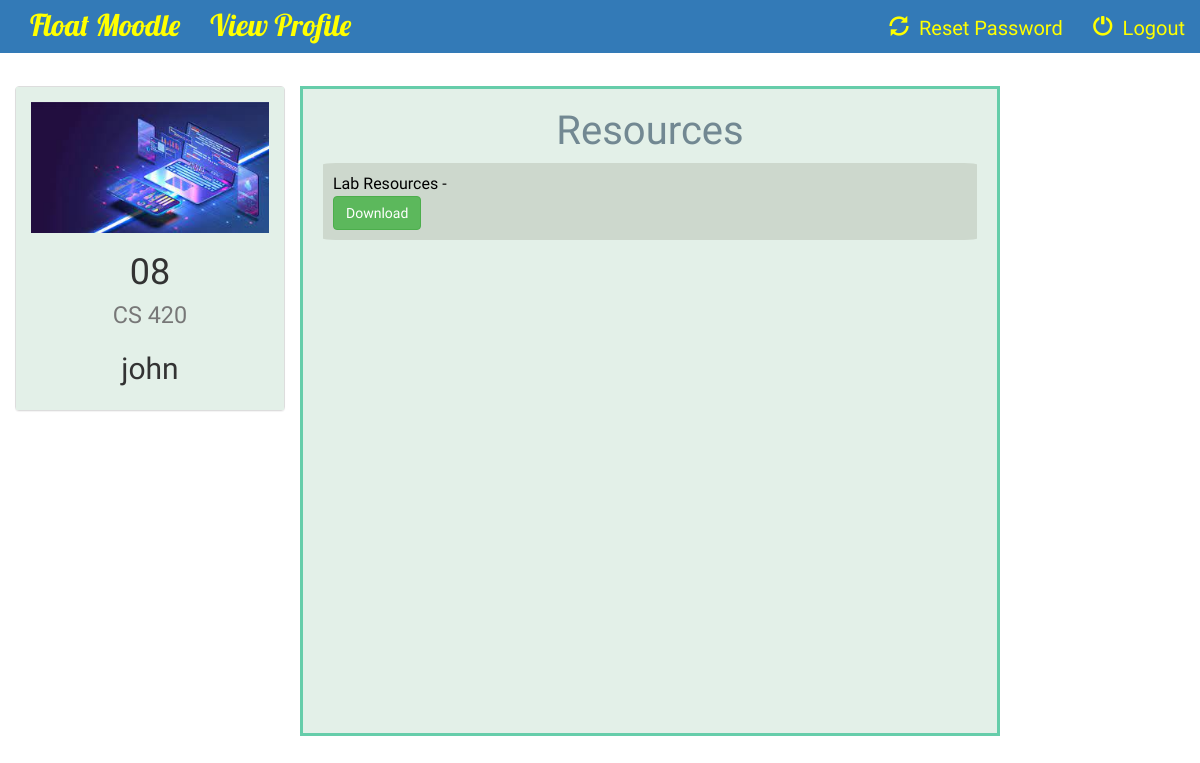
The app's page /course/8/view_resources/ (signed in) with its own data.
### instructor/models.py (models this page shows, shortened)
class Course(models.Model):
    name = models.CharField(max_length=100)
    code = models.CharField(max_length=100)
    instructor = models.ForeignKey(Instructor, on_delete=models.CASCADE)
    course_logo = models.FileField(default=1)

class Instructor(models.Model):
    user = models.ForeignKey(User,on_delete=models.CASCADE, default=1)
    name = models.CharField(max_length=100)
    information = models.CharField(max_length=1000,default=1)
    def __str__(self):
        return self.name

### course/models.py (models this page shows)
class Resources(models.Model):
    file_resource = models.FileField(default='')
    title = models.CharField(max_length=100)
    course = models.ForeignKey(Course, default=1, on_delete=models.CASCADE)

### course/views.py (the view)
# urls.py: url(r'^(?P<course_id>[0-9]+)/view_resources/$', views.view_resources, name='view_resources'),
@login_required
def view_resources(request, course_id):
    course = Course.objects.get(id=course_id)
    resources = Resources.objects.filter(course=course)
    context = {
        'course' : course,
        'resources' : resources,
    }
    return render(request,'course/view_resources.html',context)

### course/templates/course/view_resources.html (shortened to what this page needs)
{% extends 'course/basic_page.html' %}
{% block body %}
<br>
<div class="container-fluid songs-container">
    <div class="row">
    <div class="col-sm-6 col-md-3">
            <div class="panel panel-default">
                <div class="panel-body" style="background-color: #e3f0e8;border: 0px solid #66cdaa;">
                    <a href="{% url 'course:detail' course.id %}">
                        {% if course.course_logo %}
                            <img src="{{ course.course_logo.url }}" class="img-responsive">
                        {% else %}
                            <h3>No image to display</h3>
                        {% endif %}
                    </a>
                    <h1 align="center">{{ course.code }}<br> <small>{{ course.name }}</small></h1>
                    <h2 align="center">{{ course.instructor }}</h2>
                </div>
            </div>
        </div>
        <div class="col-sm-7" style="position:fixed-righ; overflow-y: scroll; height:650px;border: 3px solid #66cdaa;background-color:#e3f0e8;color:black;font-family: 'Abhaya Libre';font-size:16px;">
        <h3 align="center"; style="text-align:center;font-family:Volkhov,cursive;font-size:40px;color: #728892">Resources</h3>
    {% for resource in resources reversed %}
            <div style="background-color:#CDD8CD; border-radius:2%;padding:10px; margin:5px">
        {{ resource.title }} -
                <div style="position:right">
        <a href="{{ resource.file_resource.url }}" style="text-align:right">
            <button type="submit" class="btn btn-success">Download</button>
        </a><br>
                    </div>
            </div>
    {% endfor %}
        </div>
</div>
</div>
{% endblock %}

### course/templates/course/basic_page.html (style rules this page uses)
a { color: yellow; }
body { background: url('') no-repeat center center fixed; background-size: cover; font-family: Ledger;font-size: 20px; }

### records on screen
Course: course_logo (picture), code "08", name "CS 420", instructor "john"
Resources: title "Lab Resources"
